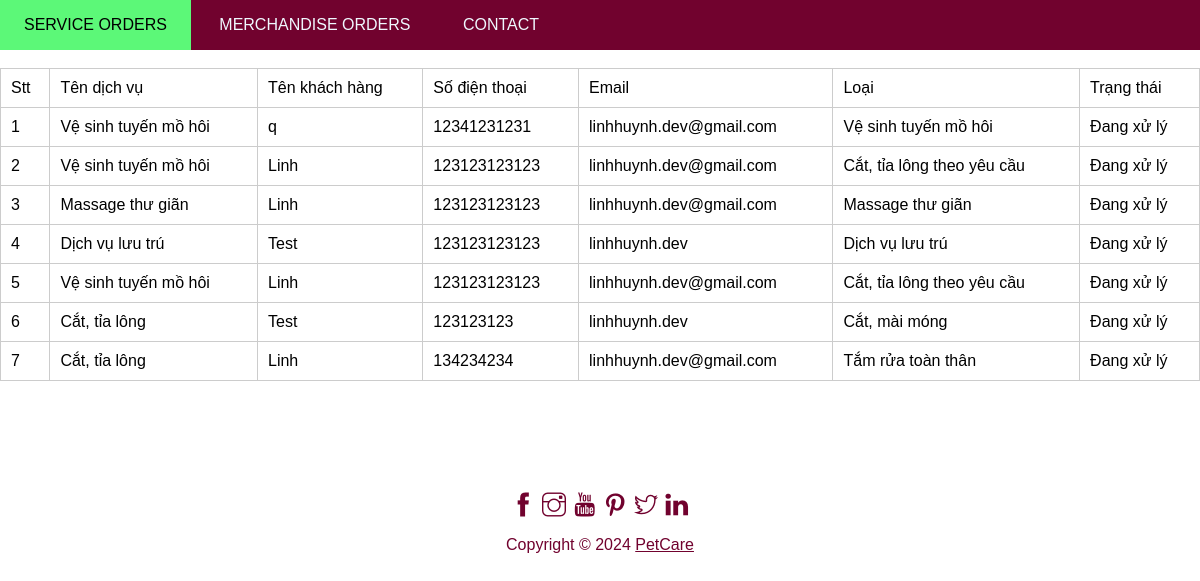
The app's page /admin/index.php with its own data.
### tables this page shows
CREATE TABLE `service` (
  `id` int(11) NOT NULL,
  `id_product` int(11) NOT NULL,
  `fullname` varchar(200) NOT NULL,
  `phone` varchar(30) NOT NULL,
  `email` varchar(200) NOT NULL,
  `type` int(11) NOT NULL,
  `status` int(11) NOT NULL DEFAULT 0
);

CREATE TABLE `product` (
  `id` int(11) NOT NULL,
  `title` varchar(255) NOT NULL,
  `subtile` varchar(200) NOT NULL,
  `type` int(11) NOT NULL,
  `description` text NOT NULL,
  `image` varchar(255) NOT NULL
);

### admin/index.php (the view, shortened to what this page needs)
<?php
    include_once("header.php");
?>
<?php
    if($get_order->num_rows > 0){
        ?>
        <div style="clear:both">&ensp;</div>
        <div id="content">
            <table class="table table-border">
                <thead>
                    <tr>
                        <td>Stt</td>
                        <td>Tên dịch vụ</td>
                        <td>Tên khách hàng</td>
                        <td>Số điện thoại</td>
                        <td>Email</td>
                        <td>Loại</td>
                        <td>Trạng thái</td>
                    </tr>
                </thead>
                <tbody>
                    <?php
                        $i = 0;
                        while ($item = mysqli_fetch_assoc($get_order)) {
                            $get_product = mysqli_query($conn,'SELECT * FROM product WHERE id = '.$item['id_product']);
                            $result_product = mysqli_fetch_assoc($get_product);
                            $i++;
                            ?>
                                <tr>
                                    <td><?= $i ?></td>
                                    <td><?= isset($result_product['title']) ? $result_product['title'] : '' ?></td>
                                    <td><?= isset($item['fullname']) ? $item['fullname'] : '' ?></td>
                                    <td><?= isset($item['phone']) ? $item['phone'] : '' ?></td>
                                    <td><?= isset($item['email']) ? $item['email'] : '' ?></td>
                                    <td>
                                        <?php
                                            if($item['type'] == 1){
                                                print 'Tắm rửa toàn thân';
                                            }elseif($item['type'] == 2){
                                                print 'Cắt, tỉa lông theo yêu cầu';
                                            }elseif($item['type'] == 3){
                                                print 'Cắt, mài móng';
                                            }elseif($item['type'] == 4){
                                                print 'Massage thư giãn';
                                            }elseif($item['type'] == 5){
                                                print 'Vệ sinh tuyến mồ hôi';
                                            }elseif($item['type'] == 6){
                                                print 'Dịch vụ lưu trú';
                                            }
                                        ?>
                                    </td>
                                    <td>
                                        <?php
                                            if($item['status'] == 0){
                                                print 'Đang xử lý';
                                            }else{
                                                print 'Đã hoàn thành';
                                            }
                                        ?>
                                    </td>
                                </tr>
                            <?php
                        }
                    ?>
                </tbody>
            </table>
        </div>
        <?php
    }else{
        ?>
            <h3>Không có đơn hàng!</h3>
        <?php
    }
?>
<?php
    include_once("footer.php");
?>

### admin/header.php (shortened to what this page needs)
<?php
  $db = new DB();
  $conn = $db->conn();
  $get_order = mysqli_query($conn,'SELECT * FROM service ORDER BY id DESC');
?>
<!DOCTYPE html>
<html lang="en">
<head>
  <link rel="stylesheet" href="./../assets/css/style.css">
  <link rel="stylesheet" href="./../assets/font-icon/themify-icons/themify-icons.css">
  <link rel="stylesheet" href="https://cdnjs.cloudflare.com/ajax/libs/limonte-sweetalert2/7.2.0/sweetalert2.min.css">
</head>
<body>
  <div id="home">
    <div id="header">
      <ul id="nav">
        <li><a href="index.php">Service Orders</a></li>
        <li><a href="#store">Merchandise Orders</a></li>
        <li><a href="contact.php">Contact</a></li>
      </ul>
    </div>

### admin/footer.php (shortened to what this page needs)
<div id="footer">
      <div class="socials-list">
        <a href=""><i class="ti-facebook"></i></a>
        <a href=""><i class="ti-instagram"></i></a>
        <a href=""><i class="ti-youtube"></i></a>
        <a href=""><i class="ti-pinterest"></i></a>
        <a href=""><i class="ti-twitter"></i></a>
        <a href=""><i class="ti-linkedin"></i></a>
      </div>
      <p class="copyright">
        Copyright © 2024 <a href="">PetCare</a>
      </p>
    </div>
  </div>
</body>
</html>

### assets/css/style.css (style rules this page uses)
* { margin: 0; padding: 0; box-sizing: border-box; }
html { font-family: Arial, sans-serif; scroll-behavior: smooth; }
#header { height: 50px; background-color: rgb(113, 2, 46); position: fixed; top: 0; left: 0; right: 0; z-index: 1; }
#nav { display: inline-block; }
#nav, .snav { list-style-type: none; }
#nav>li { display: inline-block; }
#nav li { position: relative; }
#nav>li>a { color: aliceblue; text-transform: uppercase; }
#nav li a { text-decoration: none; line-height: 50px; padding: 0 24px; display: block; }
#content { margin-bottom: 48px; }
#footer { padding: 64px 16px; text-align: center; }
#footer .socials-list { font-size: 24px; }
#footer .socials-list a { color: rgb(113, 2, 46); text-decoration: none; }
#footer .copyright { margin-top: 15px; color: rgb(113, 2, 46); }
#footer .copyright a { color: rgb(113, 2, 46); }

### admin/index.php (style rules this page uses)
#content { margin-top:50px }
.table { width: 100%; border-collapse: collapse; }
.table th, .table td { border:1px solid #ccc; box-sizing: border-box; padding:10px }

### records on screen
service: id_product.title "Vệ sinh tuyến mồ hôi", fullname "q", phone "12341231231", email "linhhuynh.dev@gmail.com", type "Vệ sinh tuyến mồ hôi", status "Đang xử lý"
service: id_product.title "Vệ sinh tuyến mồ hôi", fullname "Linh", phone "123123123123", email "linhhuynh.dev@gmail.com", type "Cắt, tỉa lông theo yêu cầu", status "Đang xử lý"
service: id_product.title "Massage thư giãn", fullname "Linh", phone "123123123123", email "linhhuynh.dev@gmail.com", type "Massage thư giãn", status "Đang xử lý"
service: id_product.title "Dịch vụ lưu trú", fullname "Test", phone "123123123123", email "linhhuynh.dev", type "Dịch vụ lưu trú", status "Đang xử lý"
service: id_product.title "Vệ sinh tuyến mồ hôi", fullname "Linh", phone "123123123123", email "linhhuynh.dev@gmail.com", type "Cắt, tỉa lông theo yêu cầu", status "Đang xử lý"
service: id_product.title "Cắt, tỉa lông", fullname "Test", phone "123123123", email "linhhuynh.dev", type "Cắt, mài móng", status "Đang xử lý"
service: id_product.title "Cắt, tỉa lông", fullname "Linh", phone "134234234", email "linhhuynh.dev@gmail.com", type "Tắm rửa toàn thân", status "Đang xử lý"
